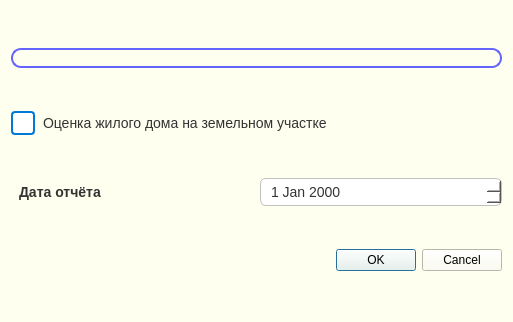
<?xml version="1.0" encoding="UTF-8"?>
<ui version="4.0">
 <class>Dialog</class>
 <widget class="QDialog" name="Dialog">
  <property name="geometry">
   <rect>
    <x>0</x>
    <y>0</y>
    <width>513</width>
    <height>322</height>
   </rect>
  </property>
  <property name="windowTitle">
   <string>Dialog</string>
  </property>
  <property name="styleSheet">
   <string notr="true">QWidget {
    background-color: #fffff0;
}
</string>
  </property>
  <layout class="QGridLayout" name="gridLayout">
   <item row="1" column="0" colspan="2">
    <widget class="QCheckBox" name="checkBox_valuate_object">
     <property name="styleSheet">
      <string notr="true">QCheckBox {
    spacing: 8px;
    font-size: 14px;
    color: #333;
}

QCheckBox::indicator {
    width: 20px;
    height: 20px;
    border: 2px solid #0078d7;
    border-radius: 4px;
    background-color: white;
}

QCheckBox::indicator:hover {
    border: 2px solid #005fb8;
    background-color: #f0f8ff;
}

QCheckBox::indicator:checked {
    image: url(:/icons/checkbox_checked.svg);  /* или custom-галочка */
    background-color: #0078d7;
    border: 2px solid #0078d7;
}

QCheckBox::indicator:disabled {
    background-color: #eeeeee;
    border: 1px solid #bbbbbb;
}
QCheckBox::indicator:checked {
    background-color: #0078d7;
    border: 2px solid #0078d7;
}

</string>
     </property>
     <property name="text">
      <string>Оценка жилого дома на земельном участке</string>
     </property>
    </widget>
   </item>
   <item row="2" column="0">
    <widget class="QLabel" name="label_2">
     <property name="styleSheet">
      <string notr="true">QLabel {
    font-size: 14px;
    color: #333333;
    font-weight: bold;
    padding: 4px;
}
</string>
     </property>
     <property name="text">
      <string>Дата отчёта</string>
     </property>
    </widget>
   </item>
   <item row="2" column="1">
    <widget class="QDateEdit" name="dateEdit">
     <property name="styleSheet">
      <string notr="true">QDateEdit {
    border: 1px solid #c0c0c0;
    border-radius: 6px;
    padding: 4px 8px;
    background-color: #ffffff;
    color: #333333;
    font-size: 14px;
}

QDateEdit:hover {
    border: 1px solid #0078d7;
}

QDateEdit::drop-down {
    subcontrol-origin: padding;
    subcontrol-position: top right;
    width: 22px;
    border-left: 1px solid #c0c0c0;
    background-color: #f0f0f0;
}

QDateEdit::down-arrow {
    image: url(:/icons/calendar.svg);  /* можно указать PNG/ICO */
    width: 16px;
    height: 16px;
}
</string>
     </property>
    </widget>
   </item>
   <item row="3" column="0" colspan="2">
    <widget class="QDialogButtonBox" name="OkNotButton">
     <property name="orientation">
      <enum>Qt::Horizontal</enum>
     </property>
     <property name="standardButtons">
      <set>QDialogButtonBox::Cancel|QDialogButtonBox::Ok</set>
     </property>
    </widget>
   </item>
   <item row="0" column="0" colspan="2">
    <widget class="QLineEdit" name="NumberEdit">
     <property name="styleSheet">
      <string notr="true">
    border: 2px solid rgb(100, 100, 255);  /* цвет и толщина границы */
    border-radius: 10px;                  /* радиус скругления углов */

</string>
     </property>
     <property name="text">
      <string/>
     </property>
    </widget>
   </item>
  </layout>
 </widget>
 <resources/>
 <connections>
  <connection>
   <sender>OkNotButton</sender>
   <signal>accepted()</signal>
   <receiver>Dialog</receiver>
   <slot>accept()</slot>
   <hints>
    <hint type="sourcelabel">
     <x>248</x>
     <y>254</y>
    </hint>
    <hint type="destinationlabel">
     <x>157</x>
     <y>274</y>
    </hint>
   </hints>
  </connection>
  <connection>
   <sender>OkNotButton</sender>
   <signal>rejected()</signal>
   <receiver>Dialog</receiver>
   <slot>reject()</slot>
   <hints>
    <hint type="sourcelabel">
     <x>316</x>
     <y>260</y>
    </hint>
    <hint type="destinationlabel">
     <x>286</x>
     <y>274</y>
    </hint>
   </hints>
  </connection>
 </connections>
</ui>
